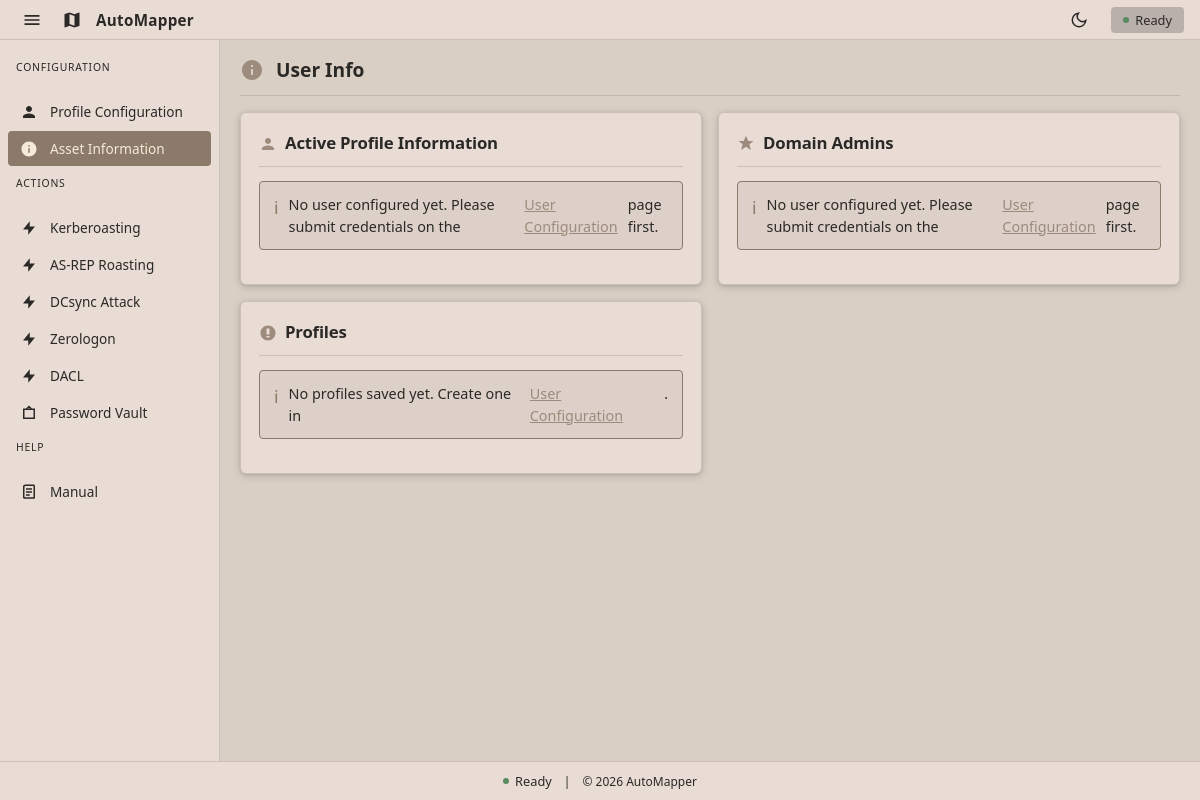
Page /user-info on the earlier database version.
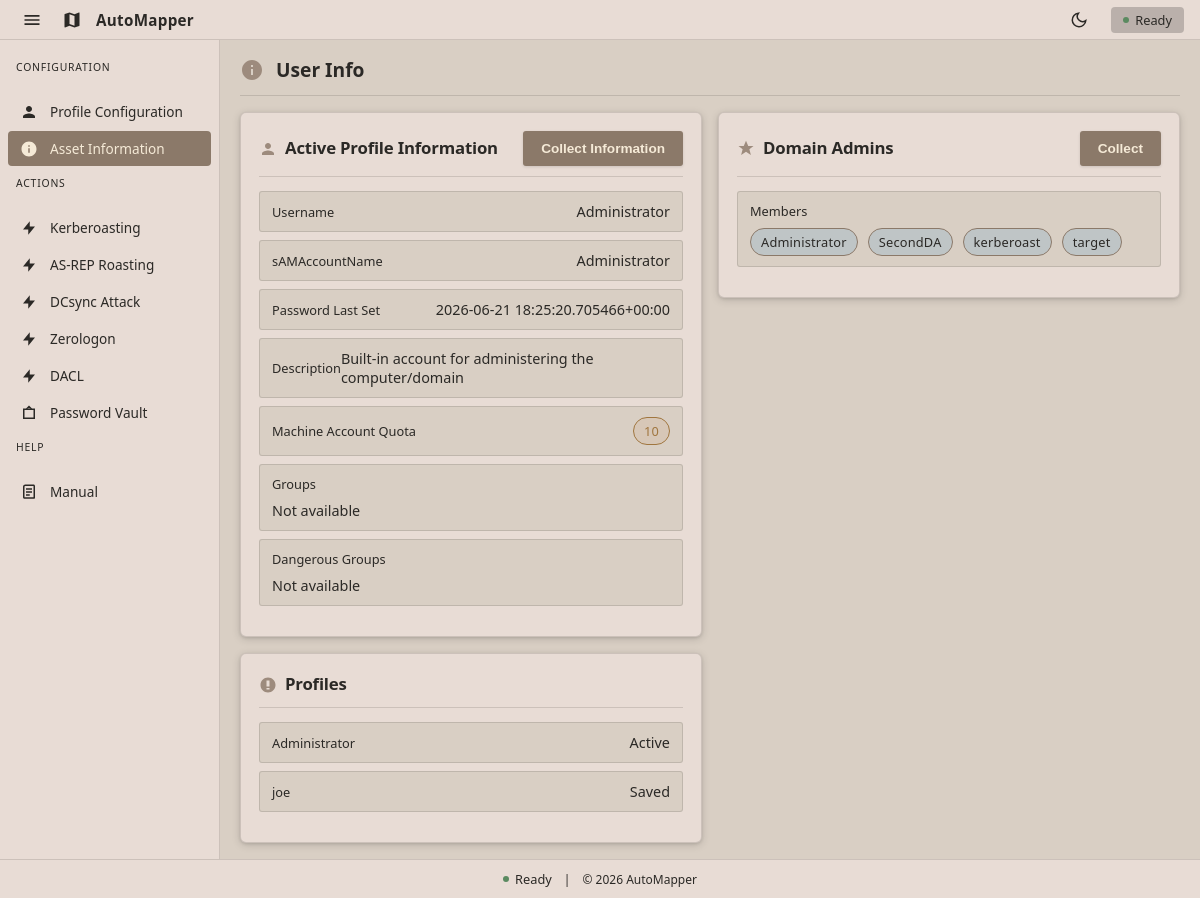
Same page on the later database version.
### tables this page shows
CREATE TABLE profiles (
    description text,
    name text,
    password text,
    ntlmHash text,
    domain text,
    dc_ip text,
    fqdn text
, username text, dc_fqdn text, profile_description text, ntlm_hash text);

CREATE TABLE users (
    username text,
    description text,
    groups text,
    ntlmHash text,
    kerberosHash text,
    asrepHash text,
    password text,
    lastSet timestamp
, pwdLastSet text, machineAccountQuota text);

CREATE TABLE domain_admins (
    member text,
    collected_at timestamp
);

### app/routes/main.py (the view, shortened to what this page needs)
@main_bp.route("/user-info", methods=["GET", "POST"])
def user_info():
    creds = _get_creds()
    profiles = fetch_profiles()
    active_profile = get_active_profile()
    status_message = None
    error = None
    domain_admins_message = None
    domain_admins_error = None
    loaded_user = creds.get("username") if creds else None
    user_info = fetch_user_info(loaded_user) if loaded_user else None
    dangerous_groups = []
    dangerous_group_details = {}
    if user_info and user_info.get("pwdLastSet"):
        formatted = filetime_to_datetime(user_info.get("pwdLastSet"))
        if formatted:
            user_info["pwdLastSetDisplay"] = formatted
    return render_template(
        "user_info.html",
        creds=creds,
        profiles=profiles,
        active_profile=active_profile,
        status_message=status_message,
        error=error,
        domain_admins_message=domain_admins_message,
        domain_admins_error=domain_admins_error,
        user_info=user_info,
        dangerous_groups=dangerous_groups,
        dangerous_group_details=dangerous_group_details,
        domain_admins=fetch_domain_admins(),
    )

### app/db/database.py (called while the page is built)
def get_db():
    conn = sqlite3.connect(DB_PATH)
    conn.row_factory = sqlite3.Row
    return conn

def _normalize_username(value):
    if not value:
        return value
    return value.split("\\", 1)[-1]

def fetch_profiles():
    conn = get_db()
    try:
        rows = conn.execute(
            """
            SELECT name, username, password, ntlm_hash, domain, dc_ip, dc_fqdn, profile_description
            FROM profiles
            ORDER BY name
            """
        ).fetchall()
    finally:
        conn.close()
    profiles = {}
    for row in rows:
        profiles[row["name"]] = {
            "username": row["username"],
            "password": row["password"],
            "ntlm_hash": row["ntlm_hash"],
            "domain": row["domain"],
            "dc_ip": row["dc_ip"],
            "dc_fqdn": row["dc_fqdn"],
            "profile_description": row["profile_description"],
        }
    return profiles

def get_active_profile():
    conn = get_db()
    try:
        row = conn.execute(
            "SELECT value FROM app_state WHERE key = ?",
            ("active_profile",),
        ).fetchone()
    finally:
        conn.close()
    return row["value"] if row else None

### app/templates/user_info.html (shortened to what the changed rows need)
{% extends 'base.html' %}
{% block content %}
<div class="page-header">
  <h1 class="page-title">User Info</h1>
</div>
<div class="card-grid">
  <section class="card">
    <div class="card-header">
      <svg viewBox="0 0 24 24"><path d="M12 12c2.21 0 4-1.79 4-4s-1.79-4-4-4-4 1.79-4 4 1.79 4 4 4zm0 2c-2.67 0-8 1.34-8 4v2h16v-2c0-2.66-5.33-4-8-4z"/></svg>
      <h1>Active Profile Information</h1>
      {% if creds.username %}
      <form method="POST" style="margin-left: auto;">
        <button class="btn" name="action" value="collect" type="submit">
          Collect Information
        </button>
      </form>
      {% endif %}
    </div>
    {% if creds.username %}
    <div class="output">
      <div class="output-row">
        <span class="label">Username</span>
        <span class="value">{{ creds.username }}</span>
      </div>
      <div class="output-row">
        <span class="label">sAMAccountName</span>
        <span class="value">{{ user_info.sAMAccountName if user_info else 'Not available' }}</span>
      </div>
      <div class="output-row">
        <span class="label">Password Last Set</span>
        <span class="value">{{ user_info.pwdLastSetDisplay if user_info and user_info.pwdLastSetDisplay else (user_info.pwdLastSet if user_info else 'Not available') }}</span>
      </div>
      <div class="output-row">
        <span class="label">Description</span>
        <span class="value">{{ user_info.description if user_info else 'Not available' }}</span>
      </div>
      <div class="output-row">
        <span class="label">Machine Account Quota</span>
        {% if user_info and user_info.machineAccountQuota %}
        <span class="value">
          <span class="quota-pill">
            {{ user_info.machineAccountQuota }}
          </span>
        </span>
        {% else %}
        <span class="value">Not available</span>
        {% endif %}
      </div>
      <div class="output-row stacked">
        <span class="label">Groups</span>
        {% if user_info and user_info.groups %}
        <ul class="group-list">
          {% for group in user_info.groups.split(',') %}
          {% set name = group | trim %}
          {% if name %}
          <li>{{ name }}</li>
          {% endif %}
          {% endfor %}
        </ul>
        {% else %}
        <span class="value">Not available</span>
        {% endif %}
      </div>
      <div class="output-row stacked">
        <span class="label">Dangerous Groups</span>
        {% if dangerous_groups %}
        <ul class="group-list dangerous-list">
          {% for group in dangerous_groups %}
          {% set detail = dangerous_group_details.get(group) %}
          <li class="group-pill">
            {{ group }}
            {% if detail %}
            <div class="group-tooltip">
              <div class="tooltip-title">{{ group }}</div>
              <div class="tooltip-row"><span class="tooltip-label">Scope</span>{{ detail.scope }}</div>
              <div class="tooltip-row"><span class="tooltip-label">Tier</span>{{ detail.tier }}</div>
              <div class="tooltip-row"><span class="tooltip-label">Description</span>{{ detail.description }}</div>
              <div class="tooltip-row"><span class="tooltip-label">Reason</span>{{ detail.danger_reason }}</div>
              {% if detail.docs %}
              <div class="tooltip-links">
                {% if detail.docs.microsoft %}
                <a href="{{ detail.docs.microsoft }}" target="_blank" rel="noopener noreferrer">Microsoft</a>
                {% endif %}
                {% if detail.docs.specterops %}
                <a href="{{ detail.docs.specterops }}" target="_blank" rel="noopener noreferrer">SpecterOps</a>
                {% endif %}
              </div>
              {% endif %}
            </div>
            {% endif %}
          </li>
          {% endfor %}
        </ul>
        {% else %}
        <span class="value">Not available</span>
        {% endif %}
      </div>
    </div>
    {% else %}
    <div class="notice">No user configured yet. Please submit credentials on the <a href="{{ url_for('main.index') }}" style="color: var(--accent-light);">User Configuration</a> page first.</div>
    {% endif %}
  </section>
  <section class="card">
    <div class="card-header">
      <svg viewBox="0 0 24 24"><path d="M12 1l3 7h7l-5.5 4.2L18.5 20 12 15.8 5.5 20l2-7.8L2 8h7z"/></svg>
      <h1>Domain Admins</h1>
      {% if creds.username %}
      <form method="POST" style="margin-left: auto;">
        <button class="btn" name="action" value="collect_domain_admins" type="submit">
          Collect
        </button>
      </form>
      {% endif %}
    </div>
    {% if creds.username %}
    {% if domain_admins and domain_admins.members %}
    <div class="output">
      <div class="output-row stacked">
        <span class="label">Members</span>
        <ul class="group-list">
          {% for member in domain_admins.members %}
          <li>{{ member }}</li>
          {% endfor %}
        </ul>
      </div>
    </div>
    {% else %}
    <div class="notice">No Domain Admins collected yet.</div>
    {% endif %}
    {% else %}
    <div class="notice">No user configured yet. Please submit credentials on the <a href="{{ url_for('main.index') }}" style="color: var(--accent-light);">User Configuration</a> page first.</div>
    {% endif %}
  </section>
  <section class="card">
    <div class="card-header">
      <svg viewBox="0 0 24 24"><path d="M12 2C6.48 2 2 6.48 2 12s4.48 10 10 10 10-4.48 10-10S17.52 2 12 2zm-2 14h4v2h-4v-2zm0-10h4v8h-4V6z"/></svg>
      <h1>Profiles</h1>
    </div>
    {% if profiles %}
    <div class="output">
      {% for profile_name in profiles.keys() %}
      <div class="output-row">
        <span class="label">{{ profile_name }}</span>
        <span class="value">{% if active_profile == profile_name %}Active{% else %}Saved{% endif %}</span>
      </div>
      {% endfor %}
    </div>
    {% else %}
    <div class="notice">No profiles saved yet. Create one in <a href="{{ url_for('main.index') }}" style="color: var(--accent-light);">User Configuration</a>.</div>
    {% endif %}
  </section>
</div>
{% endblock %}

Differences in the rows shown:
added profiles: username "Administrator", name "Administrator", shows "Active"
added users: username "Administrator", pwdLastSet "2026-06-21 18:25:20.705466+00:00", description "Built-in account for administering the computer/domain", machineAccountQuota "10"
now on this page (row unchanged): domain_admins: member "Administrator"
now on this page (row unchanged): domain_admins: member "SecondDA"
now on this page (row unchanged): domain_admins: member "kerberoast"
now on this page (row unchanged): domain_admins: member "target"
added profiles: name "joe", shows "Saved"
Other differences:
text no longer shown: "No user configured yet. Please submit credentials on the User Configuration page first. No user configured yet. Please submit credentials on the User Configuration page first. No profiles saved yet. Create one in User Configuration ."
text now shown: "Collect Information Username sAMAccountName Password Last Set Description Machine Account Quota Groups Not available Dangerous Groups Not available Collect Members"
